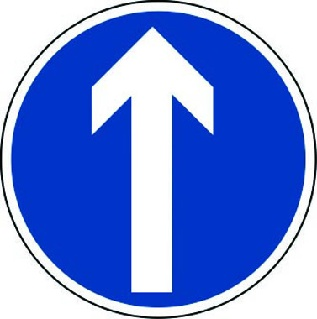
#> input picture 3.jpg, 317 x 319 px, shrunk from 377 x 380 before the run
$ python test.py
#> lines starting #> are read from the running program, lines starting #| are printed output that depends on the picture
import cv2
import numpy as np

# Tipi Bulunacak Resim
img = cv2.imread('3.jpg')
#> img is the input picture: shape (319, 317, 3); mean B, G, R 219.5, 139.7, 112.1
grey_img = cv2.cvtColor(img, cv2.COLOR_BGR2GRAY)
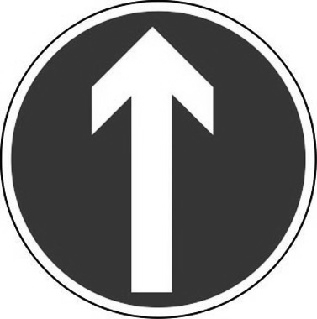
#> grey_img: shape (319, 317); min 0, max 255, mean 140.5

# Nesneler
hiz_siniri = cv2.imread('1.jpg', 0)
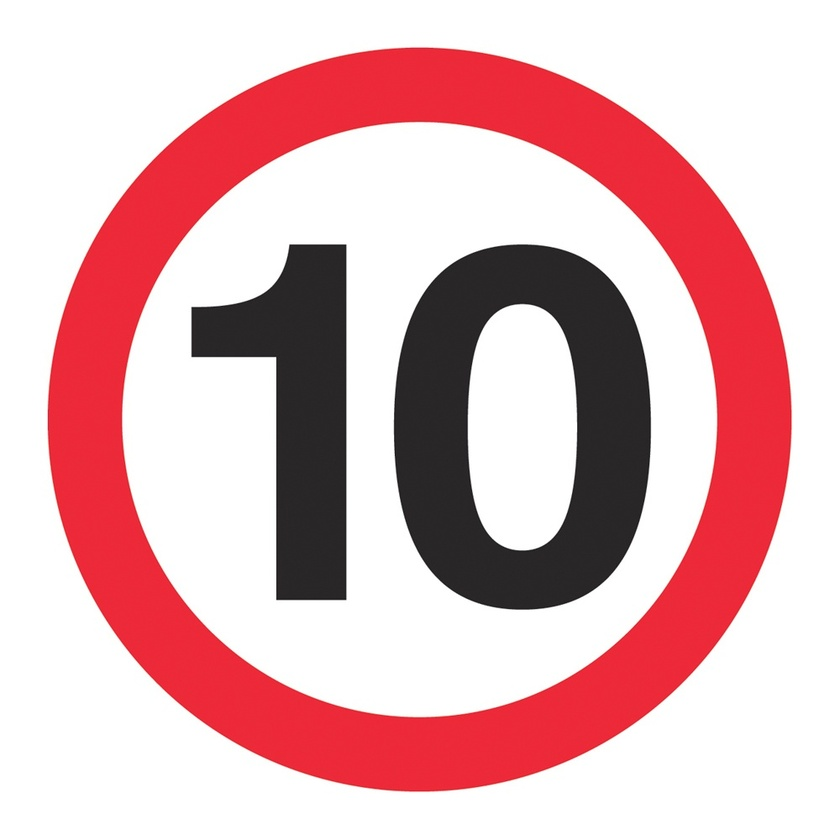
#> input picture 1.jpg, 840 x 840 px, shrunk from 1000 x 1000 before the run
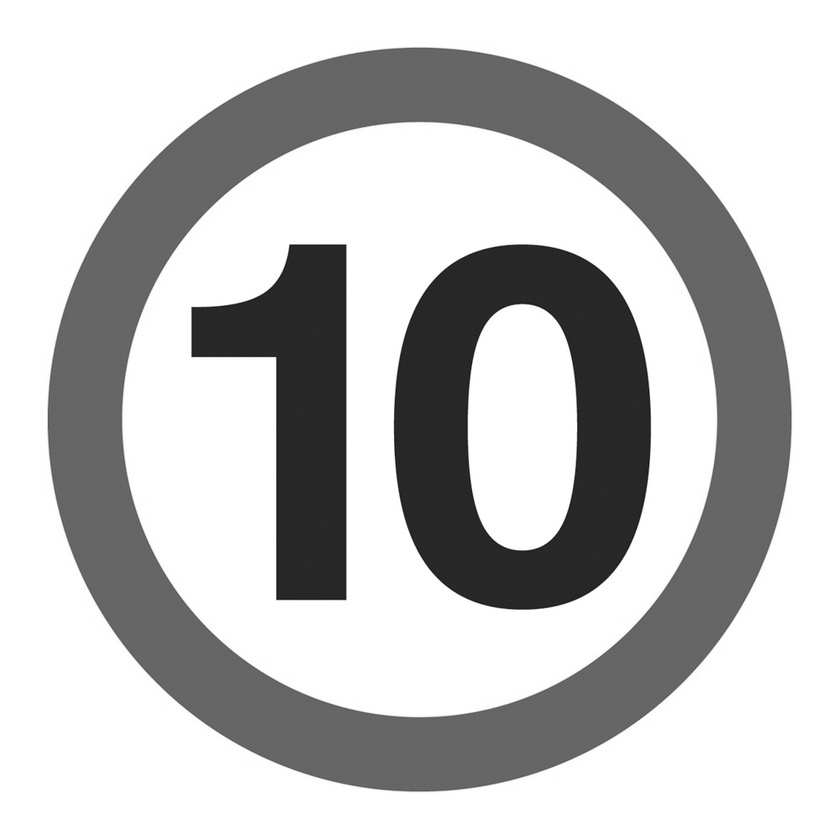
#> hiz_siniri: shape (840, 840); min 15, max 255, mean 194.8
tasit_giremez = cv2.imread('4.jpg', 0)
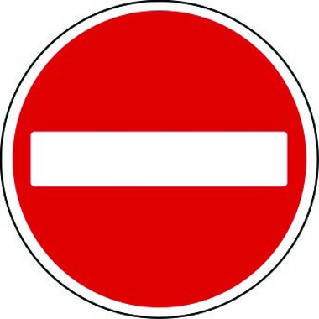
#> input picture 4.jpg, 319 x 319 px, shrunk from 380 x 380 before the run
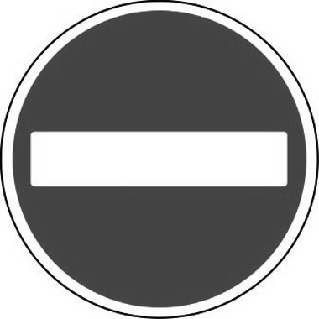
#> tasit_giremez: shape (319, 319); min 0, max 255, mean 148.4
saga_don = cv2.imread('2.jpg', 0)
duz_git = cv2.imread('3.jpg', 0)
#> duz_git: shape (319, 317); min 0, max 255, mean 140.6


def hesapla(nesne):
    res = cv2.matchTemplate(grey_img, nesne, cv2.TM_CCOEFF_NORMED)
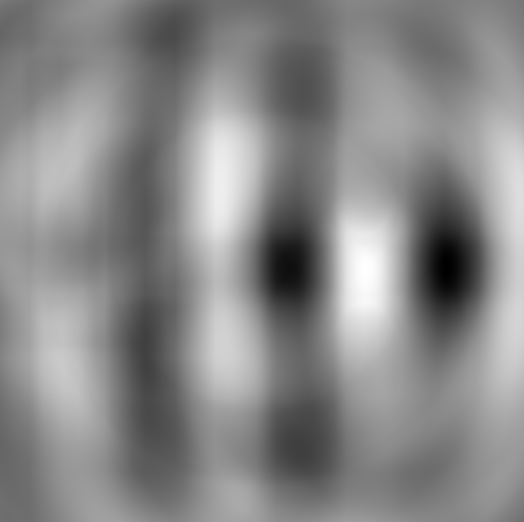
#> res: shape (522, 524) float32; min -0.542, max 0.505, mean 0.0189; drawn with min black and max white
    threshold = 0.9;
    return np.where(res >= threshold)


def cerceve(nesne):
    w, h = nesne.shape[::-1]
    for pt in zip(*hesapla(nesne)[::-1]):
        cv2.rectangle(img, pt, (pt[0] + w, pt[1] + h), (0, 255, 0), 3)

if len(hesapla(hiz_siniri)[0]) != 0:
    print("Hız Sınırı")
    cerceve(hiz_siniri)
elif len(hesapla(tasit_giremez)[0]) != 0:
    print("Taşıt Giremez")
    cerceve(tasit_giremez)
#> (the run stopped early here; a loop or call above may not have finished)
